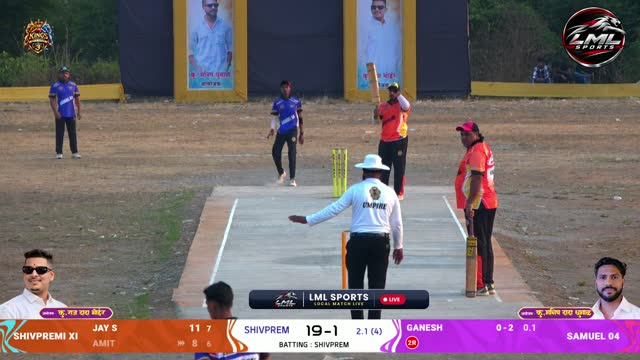
#> input picture ytm_frame2.jpg, 640 x 360 px
$ python -i ytm_runner.py   (imports and definitions only)
#> lines starting #> are read from the running program, lines starting #| are printed output that depends on the picture
"""
YouTube Live Mirror — ALL-IN-ONE worker for GitHub Actions (stdlib only, no repo imports).
Render / Turso are not involved: config + state live as JSON files on the `ytm-data`
branch of this repo (written by the dashboard proxy / by this worker).

  python ytm_runner.py gate   # cheap check: should the heavy job run? (prints go=true/false)
  python ytm_runner.py run    # watch channels + relay (loops ~5h50m, next run chains via cron)

Env: GITHUB_TOKEN, GITHUB_REPOSITORY (set by Actions), YOUTUBE_API_KEY, YT_STREAM_KEY,
     optional YT_RTMP_BASE, cookies.txt (from YT_COOKIES secret).
"""
import base64
import json
import math
import os
import re
import signal
import subprocess
import sys
import time
import urllib.error
import urllib.parse
import urllib.request
import xml.etree.ElementTree as ET

REPO = os.environ.get("GITHUB_REPOSITORY", "dcabothyperliquid/ytm")
BRANCH = "ytm-data"
CFG_PATH, ST_PATH = "ytm_config.json", "ytm_state.json"
ST2_PATH = "ytm_state2.json"   # relay 2 (second parallel relay on the same channel, manual only)
ST3_PATH = "ytm_state3.json"   # relay 3 (third parallel relay, same rules as relay 2)
SLOT = os.environ.get("YTM_SLOT", "1")                       # "2"/"3" = manual relay job: own stream key, own state, never touches relay 1's broadcast
FRAME_FILE = "ytm_frame.jpg" if SLOT == "1" else "ytm_frame%s.jpg" % SLOT
STREAM2_TITLE = "YTM Relay 2"
MANUAL_SLOTS = ("2", "3")


# [4 lines left out: function _sfx, not called in this run]


def _st_path(slot):
    return {"1": ST_PATH, "2": ST2_PATH, "3": ST3_PATH}[slot]


def _wf_file(slot):
    return "yt-mirror%s.yml" % ("" if slot == "1" else slot)
MAX_RUN_MIN = int(os.environ.get("MAX_RUN_MIN", "350"))
ENDED_GRACE = 90          # s the source may be missing from the live list before we stop
RETRY_COOLDOWN = 120
MAX_ATTEMPTS = 3
FAIL_WINDOW = 1800         # s: only failures this recent count toward MAX_ATTEMPTS (old ones used to block a video forever)
MAX_RESTARTS = 8
RETRY_WINDOW = int(os.environ.get("YTM_RETRY_WINDOW", "900"))   # s a dropped source is retried before we give up and take another match
RUN_OK_SECS = 120         # ffmpeg that ran this long counts as healthy (drop timer resets)
KICK_DOWN_SECS = int(os.environ.get("YTM_KICK_DOWN", "60"))   # ingest pause so YouTube sees a fresh stream start (auto-start)
STALL_SECS = 30           # ffmpeg output time not advancing this long -> source is stuck -> recover/failover
PROBE_RETRIES = 3         # consecutive failed probes (5s apart) before giving up on a source
HEARTBEAT = 90            # state is re-written at least this often so the dashboard sees the worker as alive
CFG_EVERY = 15
COOKIES_FILE = "cookies.txt"
_API = "https://www.googleapis.com/youtube/v3/"
_RSS = "https://www.youtube.com/feeds/videos.xml?channel_id="
_UA = {"User-Agent": "Mozilla/5.0 (compatible; ytm/1.0)"}
IST = 5.5 * 3600
_stop = {"flag": False}


def log(msg):
    print(time.strftime("%H:%M:%S"), msg, flush=True)


# ── GitHub file store (data branch) ──────────────────────────────────────
# [45 lines left out: functions gh, read_json, write_json, in_window, not called in this run]


def day_start(now=None):
    t = time.gmtime(now or time.time())
    return time.mktime((t.tm_year, t.tm_mon, t.tm_mday, 0, 0, 0, 0, 0, 0)) - time.timezone


# [13 lines left out: function minutes_today, not called in this run]


def http(url, timeout=15):
    with urllib.request.urlopen(urllib.request.Request(url, headers=_UA), timeout=timeout) as r:
        return r.read()


# ── YouTube detection ────────────────────────────────────────────────────
class Detector:
    def __init__(self, state):
        self.st = state

    # [99 lines left out: functions _api, channel_id, recent_ids, streams_live_ids, is_live, live, not called in this run]


# ── auto caption (title/description of OUR live; needs YT_CLIENT_ID/SECRET/REFRESH_TOKEN) ──
_SPORTS = [("kho kho", "Kho Kho"), ("khokho", "Kho Kho"), ("kabaddi", "Kabaddi"), ("cricket", "Cricket"),
           ("football", "Football"), ("soccer", "Football"), ("volleyball", "Volleyball"), ("hockey", "Hockey"),
           ("basketball", "Basketball"), ("badminton", "Badminton"), ("tennis", "Tennis"),
           ("kushti", "Wrestling"), ("wrestling", "Wrestling"), ("dangal", "Wrestling")]


def detect_sport(*texts):
    t = " ".join(texts).lower()
    for k, name in _SPORTS:
        if k in t:
            return name
    return ""


def _clean_seg(t):
    t = re.sub(r"[^\w\s\-\.,'&()/:]", " ", t or "")          # drop emoji / symbols
    return " ".join(t.split())


def _caption_plain(src, channel=""):
    """Source title -> (title, description) for OUR live. Sport is detected from the source title/channel, so
    cricket -> cricket, kabaddi -> kabaddi, football -> football. Source channel branding/emoji/dates are dropped.
    'Quarter Final-A vs B || Bakhra Cup Azamgarh' -> 'Quarter Final - A vs B || Bakhra Cup Azamgarh Live'."""
    sport = detect_sport(src, channel)
    fix = lambda t: " ".join(w.title() if (w.isupper() and len(w) > 3 and w.isalpha()) else w for w in t.split())
    if "||" in (src or ""):
        parts = [_clean_seg(p) for p in src.split("||") if _clean_seg(p)]
    else:
        ch = re.sub(r"\W+", "", (channel or "").lower())
        parts = []
        for p in (src or "").split("|"):
            p = _clean_seg(p)
            pn = re.sub(r"\W+", "", p.lower())
            if not p or re.search(r"[^\x00-\x7f]", p) or re.fullmatch(r"[\d\W]+", p) or re.fullmatch(r"live", pn):
                continue                                           # empty / Hindi / date-only / bare "live"
            if (ch and (pn == ch or pn in ch)) or re.fullmatch(r"(?:%s)?(?:haryana|live|official)+" % sport.lower().replace(" ", ""), pn):
                continue                                           # source channel's own branding
            parts.append(p)
        parts = parts[:2]
    main, tour = (parts[0] if parts else ""), (parts[1] if len(parts) > 1 else "")
    main, tour = fix(main), fix(tour)
    stage, teams = "", main
    m = re.match(r"^([^-]{2,40}?)\s*-\s*(.+)$", main)
    if m:
        stage, teams = m.group(1).strip(), m.group(2).strip()
    title = ("%s - %s" % (stage, teams) if stage else teams)
    sp = sport or "Sports"
    if tour:
        tl = tour if "live" in tour.lower() else tour + " Live"
        cands = [title + " || " + tl, title + " || " + tour]
    else:
        cands = [title if "live" in title.lower() else title + " | Live " + sp, title]
    title = next((c for c in cands if len(c) <= 100), cands[-1])
    desc = [(tour + " - " + stage) if (tour and stage) else (tour or stage or "Live " + sp), teams,
            "Live %s match coverage." % sp.lower(), ""]
    tag = "".join(re.sub(r"[^0-9A-Za-z]", "", w).capitalize() for w in tour.split()[:2])
    desc.append((("#%s " % tag) if tag else "") + "#Live" + sp.replace(" ", ""))
    if len(title) > 100:
        title = title[:100].rsplit(" ", 1)[0]
    return title.strip(), "\n".join(desc)


# [47 lines left out: functions caption_from, _set_thumb, _errtxt, not called in this run]


AUTH = {"dead": False}
AUTH_MSG = ("YouTube login expire ho gaya (invalid_grant) - GitHub secret YT_REFRESH_TOKEN naya banao. "
            "Tab tak broadcast title/end-live kaam nahi karega aur naya match start nahi hoga (purane broadcast me mix na ho).")


# [21 lines left out: function _oauth_token, not called in this run]


DIAG = {}


def _slot_key():
    return os.environ.get("YT_STREAM_KEY" + _sfx(), "").strip()


# [322 lines left out: functions _my_stream, _my_stream_id, _mine_only, _ensure_broadcast, _prepare, prepare_broadcast and 6 more, not called in this run]


WORDMARK_ASPECT = 0.5414       # lml_wordmark.png height / width
LOGO_PROBE_VER = 11         # bump when sizing logic changes: cached per-match specs from older logic are re-probed


# [171 lines left out: function logo_probe, not called in this run]


FB_CFG = {"r1": True, "r2": True, "r3": True}      # dashboard switches (cfg["fb"]); default on, so the secret alone still works


def fb_key_set():
    return bool(os.environ.get("FB_STREAM_KEY" + _sfx(), "").strip())


YT_CFG = {"r1": True, "r2": True, "r3": True}      # dashboard switches (cfg["yt"]): YouTube output per relay, default on


# [31 lines left out: functions fb_cfg_apply, outputs, fb_rtmp, _tee, not called in this run]


WM_PROBE_VER = 1
WM_ASPECT = 76 / 660.0       # lml_badge.png is 660x76: the badge keeps this aspect when it is auto-sized


# [277 lines left out: functions wm_probe, ffmpeg_cmd, not called in this run]


class Relay:
    def __init__(self, state, rtmp, _probe=probe, _popen=subprocess.Popen):
        self.st, self.rtmp, self._probe, self._popen = state, rtmp, _probe, _popen
        self.proc, self.restarts = None, 0

    # [158 lines left out: functions _spawn, _tail, _finish, _end_yt, _clear_stale, start and 2 more, not called in this run]

    def _same_match(self, cur, c):
        a, b = self._tok(cur.get("title")), self._tok(c.get("title"))
        return bool(a and b) and len(a & b) / float(len(a | b) or 1) >= 0.6

    # [202 lines left out: functions _pick_alt, _failover, _stalled, poll, caption_tick, _live_watch and 2 more, not called in this run]

    def stop(self, outcome="stopped", note="manual"):
        if self.st.get("relay"):
            self._finish(outcome, note)

    # -- decisions on each detection
    # [47 lines left out: functions _blocked, step, not called in this run]


FLAG_RE = re.compile(r"unavailable|sign in|not a bot", re.I)   # probe errors that point at the runner/IP, not at the video
CMD_WAIT = 180            # s: a start command waits this long for its match to show up in the live list (fresh run starts with an empty list)


# [27 lines left out: functions apply_commands, runner_flagged, not called in this run]


# ── entry points ─────────────────────────────────────────────────────────
# ── self-chaining (GitHub cron is best-effort and can silently skip runs) ─
WORKFLOW_FILE = "yt-mirror.yml"
WORKFLOW2_FILE = "yt-mirror2.yml"


# [18 lines left out: function ensure_next_queued, not called in this run]

HL_WORKFLOW_FILE = "yt-highlights.yml"


# [430 lines left out: functions trigger_highlights, gate, run, _mk_call, resolve_rtmp2, _clear_relay2 and 5 more, not called in this run]


def cfg_poll(st):
    return max(30, min(300, int(st.get("poll_secs", 60))))


# [13 lines not run here, left out]

>>> import cv2
>>> picture = cv2.imread('ytm_frame2.jpg', cv2.IMREAD_GRAYSCALE)
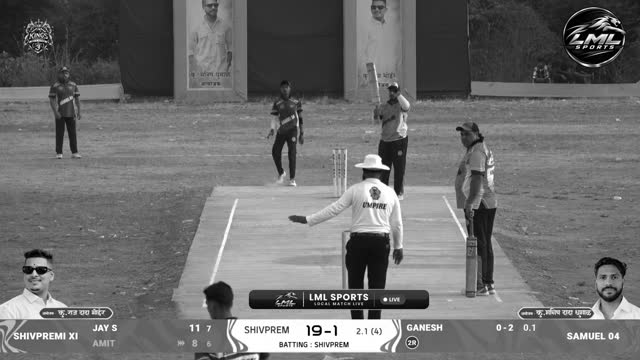
#> picture: shape (360, 640); min 0, max 255, mean 110.1
>>> result = _caption_plain(picture)
#> (the run stopped early here; a loop or call above may not have finished)

$ run again, on f_11100.jpg
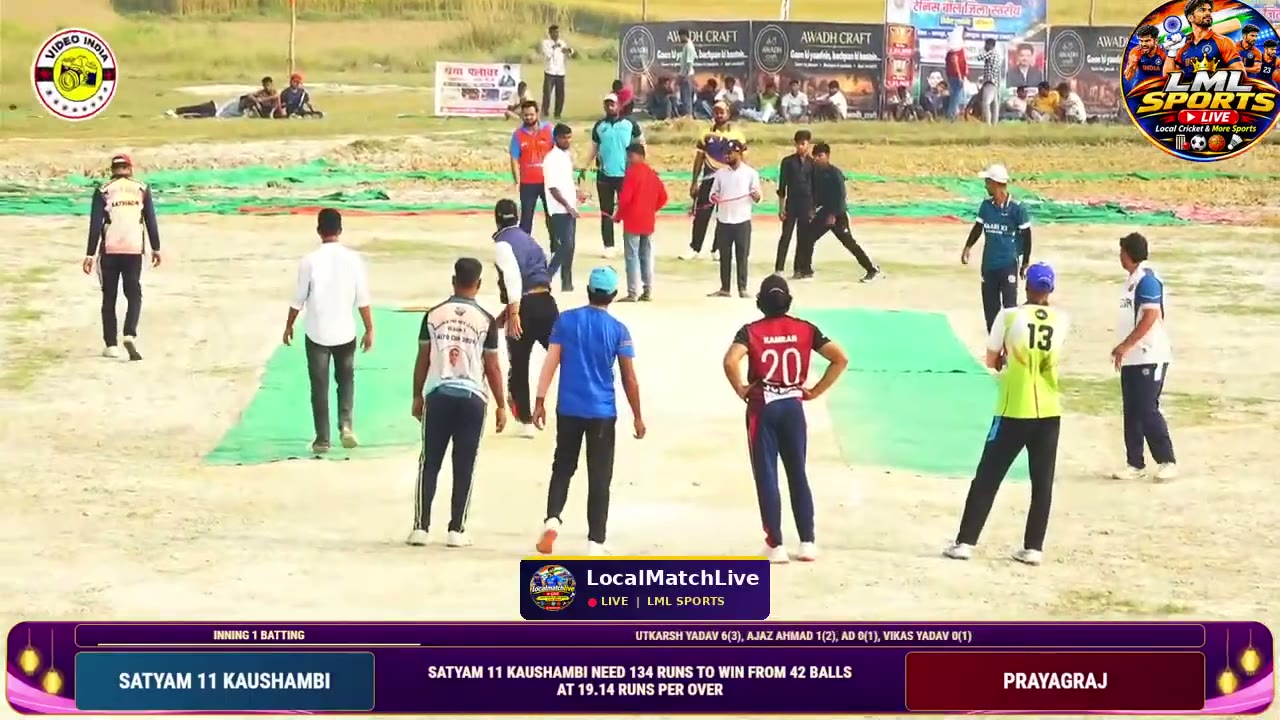
#> input picture f_11100.jpg, 1280 x 720 px
#> `picture = cv2.imread('ytm_frame2.jpg', cv2.IMREAD_GRAYSCALE)`:
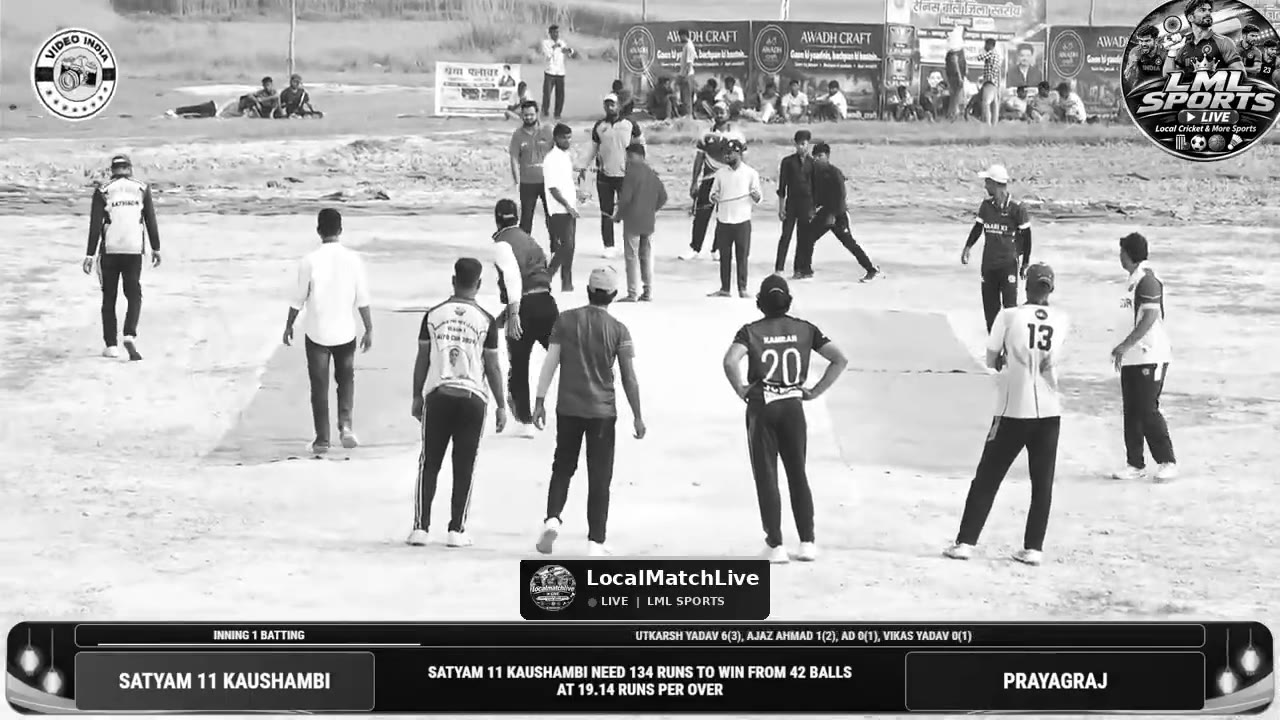
#> picture: shape (720, 1280); min 0, max 255, mean 172.7

$ run again, on f_11340.jpg
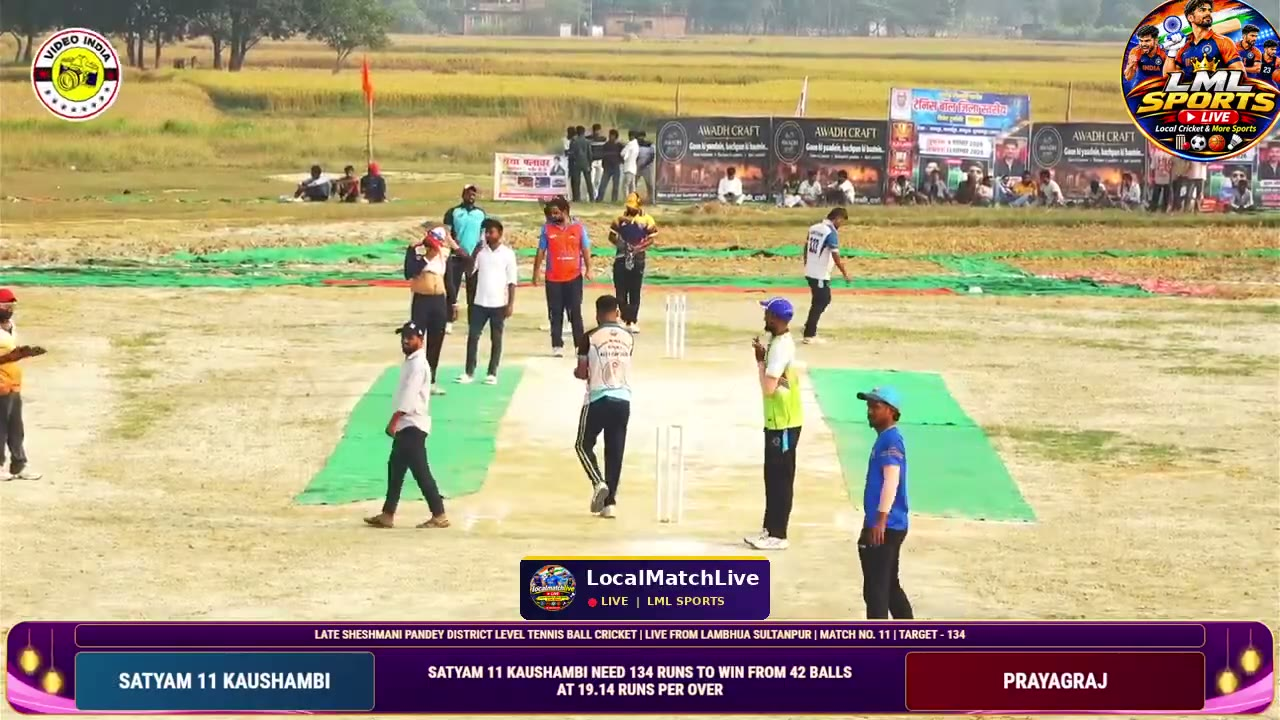
#> input picture f_11340.jpg, 1280 x 720 px
#> `picture = cv2.imread('ytm_frame2.jpg', cv2.IMREAD_GRAYSCALE)`:
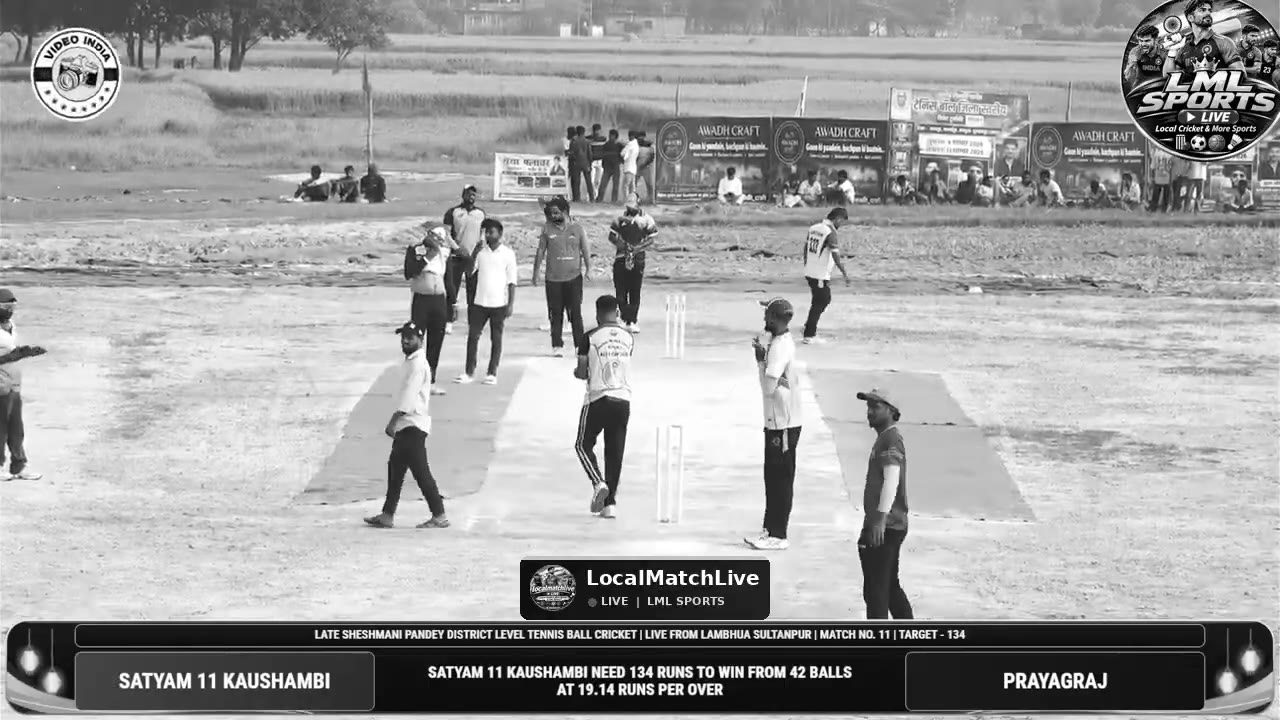
#> picture: shape (720, 1280); min 0, max 255, mean 161.5
